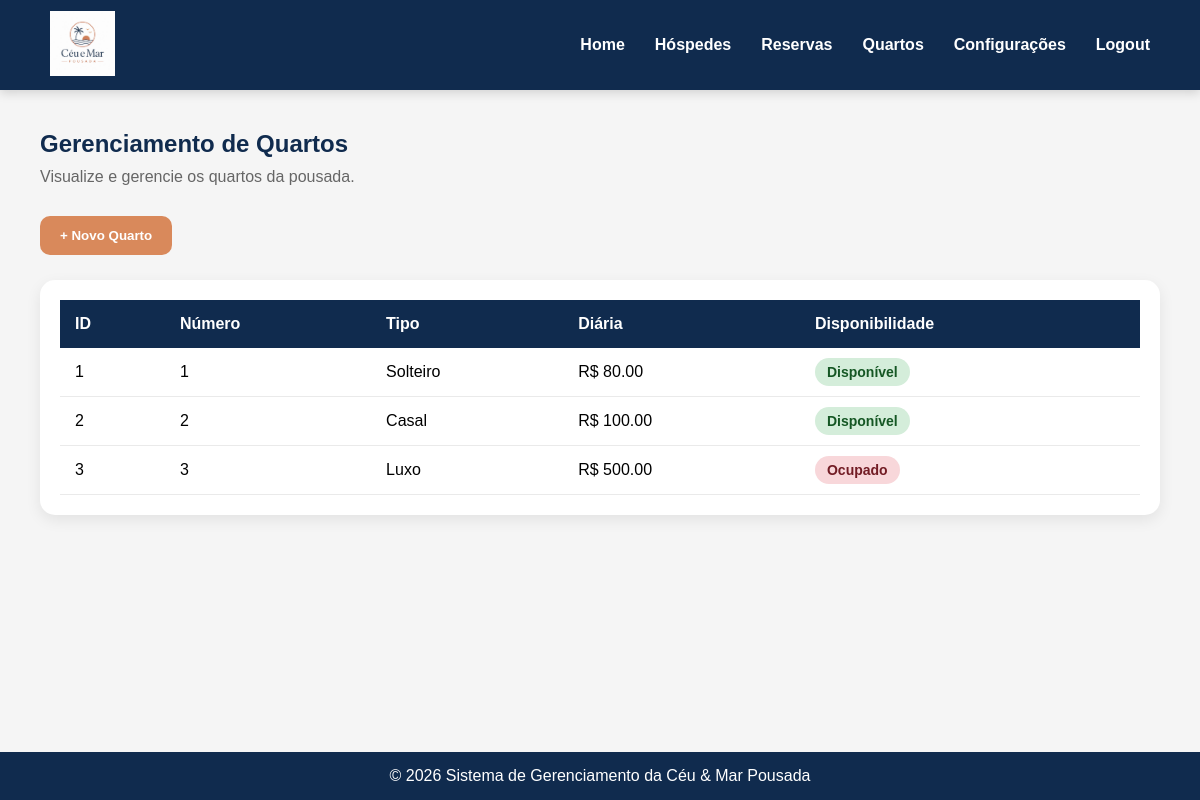
The page /quartos/ (signed in) on the database its author committed.
### quartos/models.py (models this page shows, shortened)
class Quarto(models.Model):
    TIPO_CHOICES = [
        ('Solteiro', 'Solteiro'),
        ('Casal', 'Casal'),
        ('Luxo', 'Luxo'),
        ('Família', 'Família'),
    ]
    numero = models.IntegerField()
    tipo = models.CharField(
        max_length=20,
        choices=TIPO_CHOICES
    )
    capacidade = models.IntegerField()
    valor_diaria = models.DecimalField(
        max_digits=8,
        decimal_places=2
    )
    disponivel = models.BooleanField(
        default=True
    )

### quartos/views.py (the view)
# urls.py: path('quartos/', views_quartos.index, name='quartos'),
def index(request):
    quartos = Quarto.objects.all()
    return render(
        request,
        'telaQuartos.html',
        {'quartos': quartos}
    )

### quartos/templates/telaQuartos.html (shortened to what this page needs)
{% load static %}
<!DOCTYPE html>
<html lang="pt-BR">
<head>
</head>
<body>
    <header>
        <div class="logo">
            <img src="{% static 'LogoCM.jpeg' %}" alt="Logo Céu & Mar">
        </div>
        <nav>
            <a href="/home/">Home</a>
            <a href="/hospedes/">Hóspedes</a>
            <a href="/reservas/">Reservas</a>
            {% if request.user.is_superuser %}
                <a href="/quartos/">Quartos</a>
                <a href="/admin/">Configurações</a>
            {% endif %}
            <a href="{% url 'logout' %}">Logout</a>
        </nav>
    </header>
    <main>
        <section class="cabecalho-pagina">
            <h1>Gerenciamento de Quartos</h1>
            <p>
                Visualize e gerencie os quartos da pousada.
            </p>
        </section>
        <section class="barra-acoes">
          <a href="{% url 'novo_quarto'%}">
            <button class="btn-novo">
              + Novo Quarto
            </button>
          </a>
        </section>
        <section class="tabela-container">
            <table>
                <thead>
                    <tr>
                        <th>ID</th>
                        <th>Número</th>
                        <th>Tipo</th>
                        <th>Diária</th>
                        <th>Disponibilidade</th>
                    </tr>
                </thead>
                <tbody>
                  {% for quarto in quartos %}
                  <tr>
                      <td>{{ quarto.id }}</td>
                      <td>{{ quarto.numero }}</td>
                      <td>{{ quarto.tipo }}</td>
                      <td>R$ {{ quarto.valor_diaria }}</td>
                      <td>
                          {% if quarto.disponivel %}
                              <span class="status disponivel">
                                  Disponível
                              </span>
                          {% else %}
                              <span class="status ocupado">
                                  Ocupado
                              </span>
                          {% endif %}
                      </td>
                  </tr>
                  {% empty %}
                  <tr>
                      <td colspan="5" style="text-align:center;">
                          Nenhum quarto cadastrado.
                      </td>
                  </tr>
                  {% endfor %}
              </tbody>
            </table>
        </section>
    </main>
    <footer>
        © 2026 Sistema de Gerenciamento da Céu & Mar Pousada
    </footer>
</body>
</html>

### quartos/templates/telaQuartos.html (style rules this page uses)
* { margin:0; padding:0; box-sizing:border-box; }
body { font-family: Arial, Helvetica, sans-serif; background:#F5F5F5; min-height:100vh; display:flex; flex-direction:column; }
header { background:#102B4E; height:90px; display:flex; justify-content:space-between; align-items:center; padding:0 50px; box-shadow:0 3px 10px rgba(0,0,0,.15); }
.logo img { height:65px; }
nav { display:flex; gap:30px; }
nav a { color:white; text-decoration:none; font-weight:bold; transition:.3s; }
main { flex:1; padding:40px; }
.cabecalho-pagina { margin-bottom:30px; }
.cabecalho-pagina h1 { color:#102B4E; margin-bottom:10px; }
.cabecalho-pagina p { color:#666; }
.barra-acoes { margin-bottom:25px; }
.btn-novo { background:#D9895B; color:white; border:none; padding:12px 20px; border-radius:10px; cursor:pointer; font-weight:bold; }
.tabela-container { background:white; padding:20px; border-radius:15px; box-shadow:0 5px 15px rgba(0,0,0,.08); }
table { width:100%; border-collapse:collapse; }
th { background:#102B4E; color:white; padding:15px; text-align:left; }
td { padding:15px; border-bottom:1px solid #EAEAEA; }
.status { padding:6px 12px; border-radius:20px; font-size:14px; font-weight:bold; }
.disponivel { background:#D4EDDA; color:#155724; }
.ocupado { background:#F8D7DA; color:#721C24; }
footer { background:#102B4E; color:white; text-align:center; padding:15px; }

### rows shown on the page
Quarto: id "1", numero "1", tipo "Solteiro", valor_diaria "80.00", disponivel "Disponível"
Quarto: id "2", numero "2", tipo "Casal", valor_diaria "100.00", disponivel "Disponível"
Quarto: id "3", numero "3", tipo "Luxo", valor_diaria "500.00", disponivel "Ocupado"
